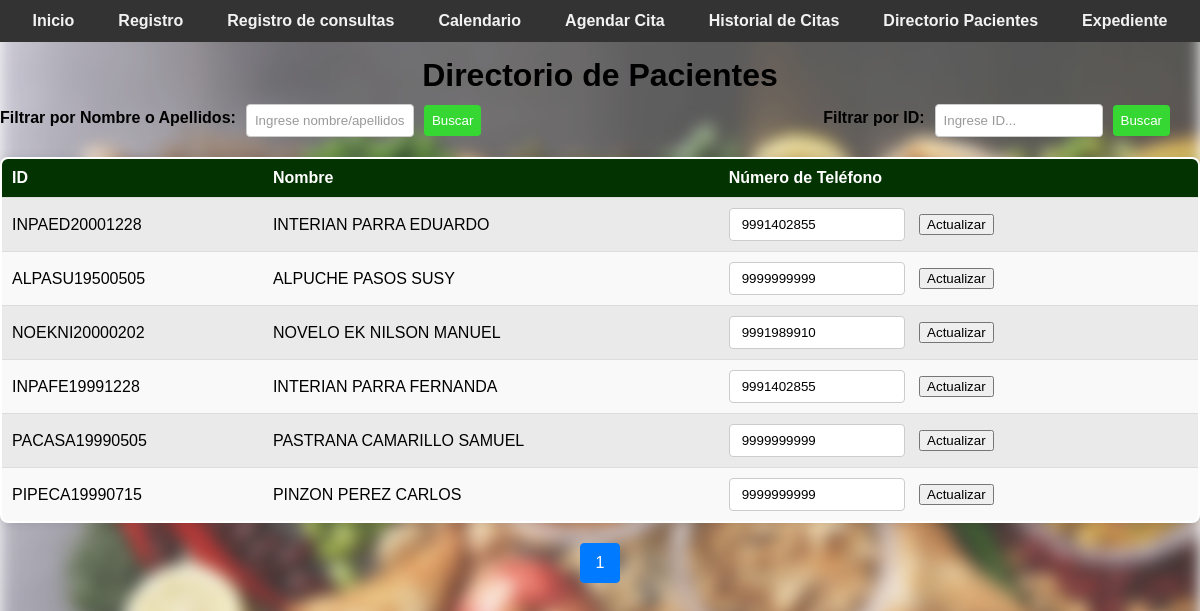
/directorio_pacientes, run on the app's committed database.
### tables this page shows
CREATE TABLE pacientes (
                    id_paciente TEXT PRIMARY KEY,
                    primer_apellido TEXT NOT NULL,
                    segundo_apellido TEXT NOT NULL,
                    nombres TEXT NOT NULL,
                    fecha_nacimiento TEXT NOT NULL,
                    religion TEXT NOT NULL,
                    escolaridad TEXT NOT NULL,
                    ocupacion TEXT NOT NULL,
                    estado_civil TEXT NOT NULL,
                    servicio_salud TEXT NOT NULL,
                    celular TEXT NOT NULL,
                    turno TEXT NOT NULL,
                    genero TEXT NOT NULL,
                    peso REAL NOT NULL,
                    altura REAL NOT NULL,
                    imc REAL NOT NULL,
                    fecha_registro TEXT NOT NULL,
                    registrado_por TEXT NOT NULL
                );

### app.py (the view, shortened to what this page needs)
@app.route('/directorio_pacientes', methods=['GET', 'POST'])
def directorio_pacientes():
    filter_text = ''
    filter_by = ''
    page = request.args.get('page', 1, type=int)
    per_page = 20
    query = "SELECT * FROM pacientes"
    params = ()
    query += " LIMIT ? OFFSET ?"
    params += (per_page, (page - 1) * per_page)
    with get_db_connection() as connection:
        cursor = connection.cursor()
        cursor.execute(query, params)
        pacientes = cursor.fetchall()
        cursor.execute("SELECT COUNT(*) FROM pacientes")
        total_pacientes = cursor.fetchone()[0]
    total_pages = (total_pacientes + per_page - 1) // per_page
    return render_template('nutricion/directorio_pacientes.html', pacientes=pacientes, page=page, total_pages=total_pages)

### app.py (called while the page is built)
def get_db_connection():
    connection = sqlite3.connect('nutricion_consulta.db')
    connection.row_factory = sqlite3.Row
    return connection

### templates/nutricion/directorio_pacientes.html (shortened to what this page needs)
<!DOCTYPE html>
<html lang="es">
<head>
    <link rel="stylesheet" href="{{ url_for('static', filename='css/style.css') }}">
</head>
<body>
    <div class="navbar" id="navbar">
        <a href="/">Inicio</a>
        <a href="/registro">Registro</a>
        <a href="/consultar">Registro de consultas</a>
        <a href="/options">Calendario</a>
        <a href="/agendar_cita">Agendar Cita</a>
        <a href="/historial_citas">Historial de Citas</a>
        <a href="/directorio_pacientes">Directorio Pacientes</a>
        <a href="/expediente">Expediente</a>
        </div>
<br>      <br>
    <h1>Directorio de Pacientes</h1>
    <div class="filter-container">
    <form action="{{ url_for('directorio_pacientes') }}" method="post" class="filter-form">
        <label for="filtro_apellidos">Filtrar por Nombre o Apellidos:</label>
        <input type="text" id="filtro_apellidos" name="filter_text" placeholder="Ingrese nombre/apellidos..">
        <input type="submit" value="Buscar">
    </form>
    <form action="{{ url_for('directorio_pacientes') }}" method="post" class="filter-form">
        <label for="filtro_id">Filtrar por ID:</label>
        <input type="text" id="filtro_id" name="filter_text" placeholder="Ingrese ID...">
        <input type="submit" value="Buscar">
    </form>
    </div>
    <table>
        <tr>
            <th>ID</th>
            <th>Nombre</th>
            <th>Número de Teléfono</th>
        </tr>
        {% for paciente in pacientes %}
        <tr>
            <td>{{ paciente[0] }}</td>
            <td>{{ paciente[1] }} {{ paciente[2] }} {{ paciente[3] }}</td>
            <td>
                <form method="post" style="display:inline;">
                    <input type="text" name="new_phone" value="{{ paciente[10] }}" pattern="[0-9]+" title="Ingrese al menos 10 dígitos numéricos" required minlength="10" maxlength="10">
                    <button type="submit">Actualizar</button>
                </form>
            </td>
        </tr>
        {% endfor %}
    </table>
    <div class="pagination">
        {% for p in range(1, total_pages + 1) %}
            <a href="{{ url_for('directorio_pacientes', page=p) }}" class="{{ 'active' if p == page else '' }}">{{ p }}</a>
        {% endfor %}
    </div>
</body>
</html>

### static/css/style.css (style rules this page uses)
body { font-family: Arial, sans-serif; margin: 0; padding: 0; }
body::before { content: ""; position: fixed; top: 0; left: 0; width: 100%; height: 100%; z-index: -1; background-image: url('/static/css/Imagen/fondo.jpg'); background-size: cover; filter: blur(8px); opacity: .8; }
label { font-weight: bold; }
.navbar { background-color: #333; display: flex; justify-content: center; padding: 25px 20; position: fixed; top: 0; left: 0; width: 100%; z-index: 1000; }
.navbar a { color: #f2f2f2; text-align: center; padding: 10px 20px; text-decoration: none; transition: background-color 0.3s ease, color 0.3s ease, border-color 0.3s ease; border-radius: 25px; margin: 20 5px; border: 2px solid transparent; font-weight: bold; }
.button, .btn-login, input[type="submit"] { display: inline-block; padding: 10px 20px; border-radius: 5px; cursor: pointer; text-decoration: none; transition: background-color 0.3s ease; }
label { display: inline-block; margin-bottom: 5px; }
input:required { border-color: #ff9999; }
input[type="text"]::placeholder, input[type="password"]::placeholder { color: #999; }
input[type="text"], input[type="number"], .add-button { width: 150px; padding: 8px 12px; margin-right: 10px; border-radius: 4px; border: 1px solid #ccc; cursor: pointer; }
th, td { padding: 10px; text-align: center; border-bottom: 1px solid #ddd; transition: background-color 0.3s; }
th { background-color: #333; color: #ffffff; }
tr:nth-child(even) { background-color: #f2f2f2; }
tr:nth-child(odd) { background-color: #e6e6e6; }
h1, h2, strong { color: #000000; }
h1 { margin-bottom: 10px; text-align: center; }
.filter-container { display: flex; justify-content: space-between; margin-bottom: 20px; }
.filter-form { display: flex; align-items: center; margin-right: 20px; display: flex; }
.filter-form label { margin-right: 10px; color: #000000; font-weight: bold; }
.filter-form input[type="text"], .filter-form input[type="number"], .filter-form input[type="date"], .filter-form input[type="time"], .filter-form input[type="tel"], .filter-form input[type="number,2"], .filter-form input[type="submit"] { padding: 8px; border-radius: 4px; border: 1px solid #ccc; margin-right: 10px; }
.filter-form input[type="submit"] { background-color: #36d633; color: #fff; border: none; cursor: pointer; }
table { width: 100%; margin: 0 auto; border: 2px solid #000000; border-radius: 8px; overflow: hidden; box-shadow: 0 0 10px rgba(0, 0, 0, 0.1); max-width: 100%; border-collapse: collapse; margin-bottom: 10px; background-color: #fff; opacity: 1; animation: fadeIn 0.5s ease-in-out; transition: opacity 0.5s ease-in-out; text-size-adjust: 10%; }
table th, table td { padding: 10px; border-bottom: 1px solid #ddd; text-align: left; }
table th { background-color: #023300; font-weight: bold; }
table tr:nth-child(odd) { background-color: #f9f9f9; }
table tr:nth-child(even) { background-color: #eaeaea; }
.pagination { display: flex; justify-content: center; align-items: center; margin-top: 20px; }
.pagination a { color: #007bff; padding: 10px 15px; text-decoration: none; border: 1px solid #dee2e6; margin: 0 5px; border-radius: 4px; transition: background-color 0.3s, color 0.3s; }
.pagination a.active { background-color: #007bff; color: white; border-color: #007bff; }

### data on the page
pacientes: id_paciente "INPAED20001228", primer_apellido "INTERIAN", segundo_apellido "PARRA", nombres "EDUARDO", new_phone "9991402855"
pacientes: id_paciente "ALPASU19500505", primer_apellido "ALPUCHE", segundo_apellido "PASOS", nombres "SUSY", new_phone "9999999999"
pacientes: id_paciente "NOEKNI20000202", primer_apellido "NOVELO", segundo_apellido "EK", nombres "NILSON MANUEL", new_phone "9991989910"
pacientes: id_paciente "INPAFE19991228", primer_apellido "INTERIAN", segundo_apellido "PARRA", nombres "FERNANDA", new_phone "9991402855"
pacientes: id_paciente "PACASA19990505", primer_apellido "PASTRANA", segundo_apellido "CAMARILLO", nombres "SAMUEL", new_phone "9999999999"
pacientes: id_paciente "PIPECA19990715", primer_apellido "PINZON", segundo_apellido "PEREZ", nombres "CARLOS", new_phone "9999999999"

### other printed values
{{ p }} "1"
